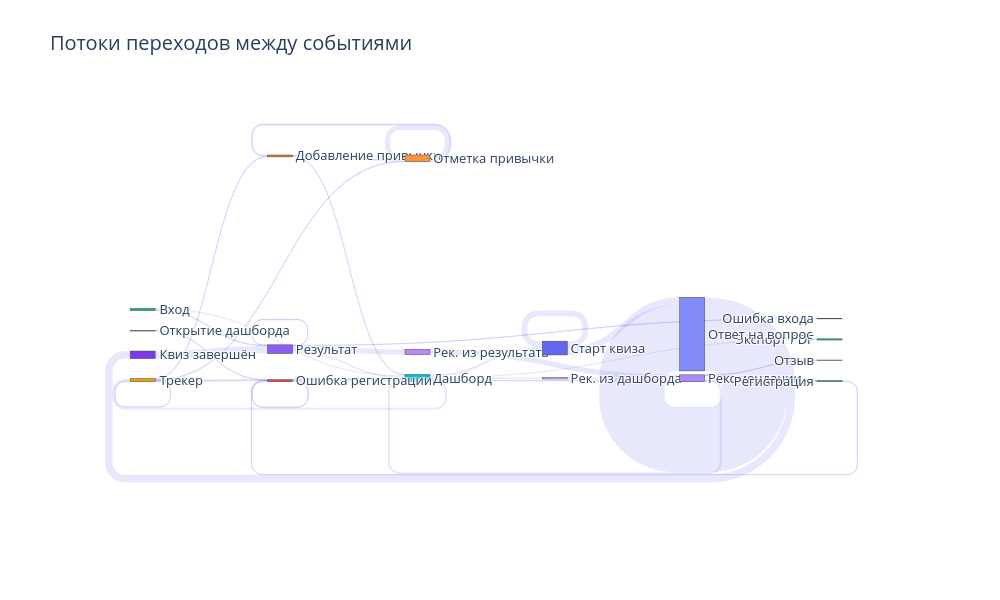

The cell this chart's notebook holds for it:
### Markdown cell above
## 2. Санки-диаграмма переходов между событиями

Визуализация реальных путей пользователей: откуда пришли → куда пошли. Показывает альтернативные маршруты и точки выхода.

### Code cell
# Санки-диаграмма: переходы между последовательными событиями пользователя
events_sorted = raw_events.sort_values(['user_id', 'created_at']).copy()

# Убираем дублирующиеся page_view, оставляем значимые события
key_events = events_sorted[events_sorted['event'] != 'page_view'].copy()

# Добавляем следующее событие пользователя
key_events['next_event'] = key_events.groupby('user_id')['event'].shift(-1)
transitions = key_events.dropna(subset=['next_event'])

# Считаем переходы
transition_counts = transitions.groupby(['event', 'next_event']).size().reset_index(name='count')
transition_counts = transition_counts[transition_counts['count'] >= 2]  # фильтр шума

# Строим Sankey
all_events = list(set(transition_counts['event'].tolist() + transition_counts['next_event'].tolist()))
event_idx = {e: i for i, e in enumerate(all_events)}

# Красивые названия
label_map = {
    'quiz_start': 'Старт квиза',
    'quiz_answer': 'Ответ на вопрос',
    'quiz_complete': 'Квиз завершён',
    'result_view': 'Результат',
    'recommendations_view': 'Рекомендации',
    'recommendations_open_from_result': 'Рек. из результата',
    'recommendations_open_from_dashboard': 'Рек. из дашборда',
    'sign_up_success': 'Регистрация',
    'sign_up_error': 'Ошибка регистрации',
    'sign_in_success': 'Вход',
    'sign_in_error': 'Ошибка входа',
    'tracker_view': 'Трекер',
    'habit_add': 'Добавление привычки',
    'habit_toggle': 'Отметка привычки',
    'habit_delete': 'Удаление привычки',
    'dashboard_view': 'Дашборд',
    'dashboard_open': 'Открытие дашборда',
    'feedback_submit': 'Отзыв',
    'pdf_export': 'Экспорт PDF',
}

labels = [label_map.get(e, e) for e in all_events]

node_colors = []
color_map = {
    'quiz_start': '#6366f1', 'quiz_answer': '#818cf8', 'quiz_complete': '#7c3aed',
    'result_view': '#8b5cf6', 'recommendations_view': '#a78bfa',
    'recommendations_open_from_result': '#c084fc',
    'recommendations_open_from_dashboard': '#d8b4fe',
    'sign_up_success': '#22c55e', 'sign_up_error': '#ef4444',
    'sign_in_success': '#10b981', 'sign_in_error': '#f87171',
    'tracker_view': '#f59e0b', 'habit_add': '#f97316', 'habit_toggle': '#fb923c',
    'habit_delete': '#fbbf24',
    'dashboard_view': '#06b6d4', 'dashboard_open': '#22d3ee',
    'feedback_submit': '#ec4899', 'pdf_export': '#14b8a6',
}
for e in all_events:
    node_colors.append(color_map.get(e, '#94a3b8'))

fig = go.Figure(go.Sankey(
    node=dict(
        pad=20, thickness=25,
        label=labels,
        color=node_colors,
    ),
    link=dict(
        source=[event_idx[r['event']] for _, r in transition_counts.iterrows()],
        target=[event_idx[r['next_event']] for _, r in transition_counts.iterrows()],
        value=transition_counts['count'].tolist(),
        color='rgba(99, 102, 241, 0.15)',
    ),
))

fig.update_layout(
    title=dict(text='Потоки переходов между событиями', font=dict(size=20)),
    font=dict(size=13),
    height=600, width=1000,
)
fig.show()

### Figure 1 — Plotly figure (JSON) as saved in the notebook; plotly's stock layout.template omitted (floating-point values rounded to 4 significant figures)
{"data": [{"link": {"color": "rgba(99, 102, 241, 0.15)", "source": [2, 6, 6, 6, 6, 14, 14, 16, 16, 9, 9, 4, 7, 7, 8, 5, 13, 13, 13, 12, 12, 12, 12, 10, 10, 11, 11, 17, 1, 1, 1, 1], "target": [11, 3, 7, 8, 1, 6, 16, 14, 16, 9, 4, 12, 9, 7, 13, 13, 6, 15, 17, 6, 5, 12, 0, 6, 12, 11, 17, 11, 6, 14, 16, 1], "value": [2, 5, 10, 6, 9, 2, 4, 4, 21, 277, 32, 32, 34, 24, 7, 22, 9, 2, 2, 8, 22, 2, 2, 6, 3, 4, 3, 2, 4, 4, 3, 2]}, "node": {"color": ["#f87171", "#f59e0b", "#22d3ee", "#14b8a6", "#7c3aed", "#c084fc", "#06b6d4", "#6366f1", "#d8b4fe", "#818cf8", "#10b981", "#ef4444", "#8b5cf6", "#a78bfa", "#f97316", "#ec4899", "#fb923c", "#22c55e"], "label": ["Ошибка входа", "Трекер", "Открытие дашборда", "Экспорт PDF", "Квиз завершён", "Рек. из результата", "Дашборд", "Старт квиза", "Рек. из дашборда", "Ответ на вопрос", "Вход", "Ошибка регистрации", "Результат", "Рекомендации", "Добавление привычки", "Отзыв", "Отметка привычки", "Регистрация"], "pad": 20, "thickness": 25}, "type": "sankey"}], "layout": {"font": {"size": 13}, "height": 600, "title": {"font": {"size": 20}, "text": "Потоки переходов между событиями"}, "width": 1000}}
